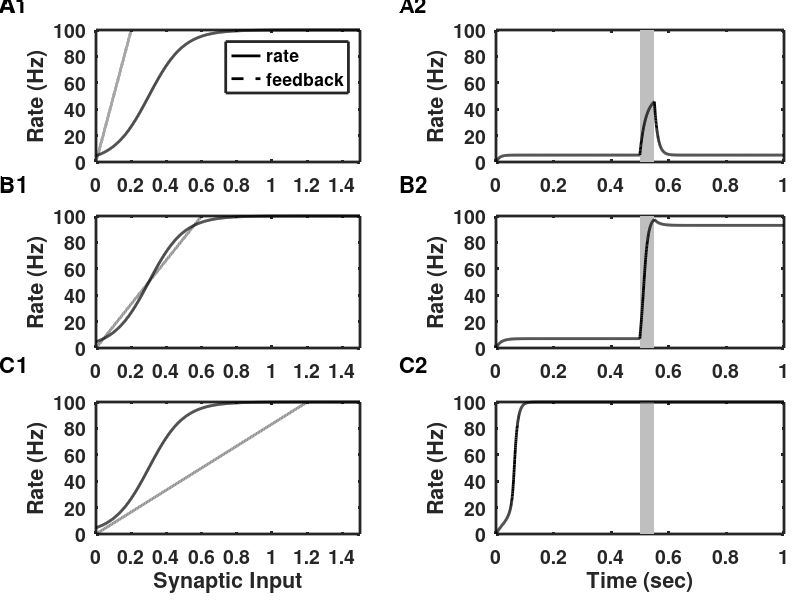

Write MATLAB code to recreate this figure.
% bistable1.m
% Simple firing-rate model of bistability.
% Uses sigmoidal f-I curve so that firing rate saturates.
% Plots firing rate and feedback curves to show fixed points then simulates
% the model with inputs.
% Three cases with different feedback strengths are depicted, corresponding
% to the three regimes of single stable quiescent state; two stable states;
% and single stable high-activity state.
%
% This code was used to produce Figure 6.4 in the textbook:
% An Introductory Course in Computational Neuroscience
% by Paul Miller (Brandeis University, 2017)
%
%%%%%%%%%%%%%%%%%%%%%%%%%%%%%%%%%%%%%%%%%%%%%%%%%%%%%%%%%%%%%%%%%%%%%%%%%%%

clear;

%% Parameters for sigmoidal firing-rate response curve
rmax = 100;                 % Maximum rate
x_sigma = 0.1;              % Inverse of steepness of response
x_mid = 0.3;                % Default input for 1/2-max response (can vary)
tau = 0.010;                % Time constant for firing-rate to change

%% Parameters that vary across conditions are given in vectors, with each 
%  element of the vector to be used on one corresponding trial.


%% Synaptic response parameters
Wee_vec = [0.2 0.6 1.2];        % 3 different strengths of synaptic feedback.

tau_s = 0.002;                  % Synaptic time constant for AMPA receptors

%% Now set up vectors to generate the firing rate response to a range of 
%  inputs and the dependence of synaptic feedback on a range of rates.
S_range = [0:0.001:1.5];          % Range of synaptic inputs to use    
r_range = [0:0.01:rmax];        % Range of presynaptic rates to use.


%% Set up the plotting parameters
set(0,'DefaultLineLineWidth',2,...
    'DefaultLineMarkerSize',8, ...
    'DefaultAxesLineWidth',2, ...
    'DefaultAxesFontSize',14,...
    'DefaultAxesFontWeight','Bold');

figure(1)
clf
%% Set up the simulation parameters 
dt = 0.0005;                % Time step to use
tmax = 1;                   % Maximum time for simulation
tvec = dt:dt:tmax;          % Vector of time points
Nt = length(tvec);          % Number of time points
Ntrials = 3;                % Number of different simulation trials

r = zeros(Ntrials,Nt);      % Initialize vector for firing rates
s = zeros(Ntrials,Nt);      % Initialize vector for synaptic inputs

t_on = 0.5;                   % Time for stimulus onset
t_off = 0.55;                % Time for stimulus offset
stim_amp = 0.2;             % Amplitude of stimulus
stim = zeros(1, Nt);        % Initialize vector for the stimulus
% then add stimulus to appropriate time points.
stim(round(t_on/dt):round(t_off/dt)) = stim_amp;    

% Loop through trials with different parameters on each trial
for trial = 1:Ntrials;         
    Wee = Wee_vec(trial);       % Value of total synaptic strength
    
    % Below is the formula for the firing rate response function that will 
    % be used in both the steady state curves and the simulation.
    % This is the sigmoid function of "x" where "x" is the value of the
    % variable (or vector of values) sent to the function.
    % This is written as an inline function as it will be used many times.
    r_of_s = @(x) rmax./(1 + exp(-(x-x_mid)/x_sigma));

    % Generate firing rate as a function of total synaptic input
    r_out = r_of_s(S_range);
    
    % Steady state formula for the synaptic response fraction depends 
    % linearly on r in this approximation.
    s_of_r = r_range/rmax;
    
    % Total synaptic input is the synaptic response fraction scaled by
    % total synaptic strength, Wee via S(r) = Wee.s(r).
    S_in = Wee*s_of_r;
        
    % Set up the figure to plot S(r) and r(S).
    figure(1)    
    subplot('Position',[0.12 1.04-0.31*trial 0.33 0.22]) % Position of panel
    plot(S_range,r_out,'k');        % Plot r(S) (S varied r from formula)
    hold on;                        % Do not overwrite
    plot(S_in,r_range,'k--');       % Plot S(r) (r varied S from formula)
    axis([0 1.5 0 rmax])               % Set the range of each axis

    if ( trial == Ntrials )          % If it is not the last trial
        xlabel('Synaptic Input')    % Otherwise label the x-axis
    end
    ylabel('Rate (Hz)')             % Label the y-axis
    if ( trial == 1 )
        legend('rate', 'feedback')
    end

    %% Now carry simulate the same model as a function of time
    % In models with multiple variables, each variable is updated using
    % the values of the set of variables on the previous time step
    for i = 2:Nt;                               % Loop through time points

        % First update the firing rate using the equation
        % dr/dt = -(r + r(S + stim) )/tau 
        % where S = Wee.s and the value of s on the prior time-step is used
        r(trial,i) = r(trial,i-1)*(1-dt/tau) + ...
            dt/tau*r_of_s(Wee*s(trial,i-1)+stim(i));
        
        
        % Next update the synaptic response variable,s, which depends on
        % rate, using the equation
        % ds/dt = (-s + r/rmax)/tau_s
        s(trial,i) = s(trial,i-1)*(1-dt/tau_s) + ...
            dt/tau_s*r(trial,i-1)/rmax;
        
    end;        % go to next time point
    
    %% Now plot the results
    
    % Set up the position of the panel for plotting simulation results
    subplot('Position',[0.62 1.04-0.31*trial 0.36 0.22])
    
    % produce a solid gray rectangle across the region of the stimulus
    fill([t_on t_on t_off t_off],[0 rmax rmax 0],[0.75, 0.75, 0.75], ...
        'EdgeColor','none')
    hold on;        % do not overwrite the gray rectangle
    plot(tvec,r(trial,:),'k');  % plot firing rate as a function of time
    if ( trial == Ntrials )          % if not the last trial
        xlabel('Time (sec)')        % Label x-axis on last trial
    end
    ylabel('Rate (Hz)')
    axis([0 tmax 0 rmax])            % Set the range of each axis
    
end;            % Go to next parameter set and produce a new trial


% Finally label the subfigures
annotation('textbox',[0.00 0.98 0.02 0.02],'LineStyle','none','FontSize',16,'FontWeight','Bold','String','A1')
annotation('textbox',[0.5 0.98 0.02 0.02],'LineStyle','none','FontSize',16,'FontWeight','Bold','String','A2')
annotation('textbox',[0.00 0.68 0.02 0.02],'LineStyle','none','FontSize',16,'FontWeight','Bold','String','B1')
annotation('textbox',[0.5 0.68 0.02 0.02],'LineStyle','none','FontSize',16,'FontWeight','Bold','String','B2')
annotation('textbox',[0.00 0.38 0.02 0.02],'LineStyle','none','FontSize',16,'FontWeight','Bold','String','C1')
annotation('textbox',[0.5 0.38 0.02 0.02],'LineStyle','none','FontSize',16,'FontWeight','Bold','String','C2')
